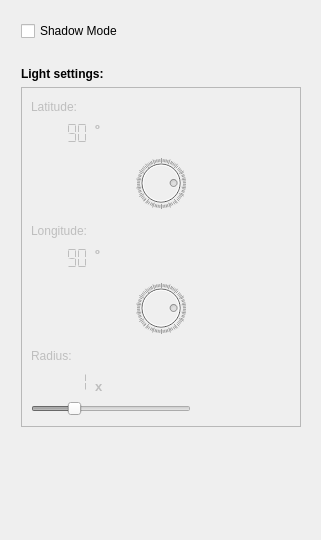
       <widget class="QWidget" name="shadowsTab">
        <attribute name="title">
         <string>Shadows</string>
        </attribute>
        <widget class="QWidget" name="verticalLayoutWidget_8">
         <property name="geometry">
          <rect>
           <x>10</x>
           <y>10</y>
           <width>302</width>
           <height>521</height>
          </rect>
         </property>
         <layout class="QVBoxLayout" name="submenuCountainer_3" stretch="0,0,0,0,0">
          <property name="margin">
           <number>11</number>
          </property>
          <item>
           <widget class="QCheckBox" name="shadowsBox">
            <property name="text">
             <string>Shadow Mode</string>
            </property>
           </widget>
          </item>
          <item>
           <spacer name="verticalSpacer_6">
            <property name="orientation">
             <enum>Qt::Vertical</enum>
            </property>
            <property name="sizeType">
             <enum>QSizePolicy::Minimum</enum>
            </property>
            <property name="sizeHint" stdset="0">
             <size>
              <width>20</width>
              <height>20</height>
             </size>
            </property>
           </spacer>
          </item>
          <item>
           <widget class="QLabel" name="lightSettingsLabel">
            <property name="font">
             <font>
              <weight>75</weight>
              <bold>true</bold>
             </font>
            </property>
            <property name="text">
             <string>Light settings:</string>
            </property>
           </widget>
          </item>
          <item>
           <widget class="QFrame" name="lightSettingsFrame">
            <property name="enabled">
             <bool>false</bool>
            </property>
            <property name="sizePolicy">
             <sizepolicy hsizetype="Preferred" vsizetype="Preferred">
              <horstretch>0</horstretch>
              <verstretch>0</verstretch>
             </sizepolicy>
            </property>
            <property name="minimumSize">
             <size>
              <width>280</width>
              <height>340</height>
             </size>
            </property>
            <property name="maximumSize">
             <size>
              <width>199</width>
              <height>340</height>
             </size>
            </property>
            <property name="frameShape">
             <enum>QFrame::StyledPanel</enum>
            </property>
            <property name="frameShadow">
             <enum>QFrame::Raised</enum>
            </property>
            <layout class="QVBoxLayout" name="verticalLayout">
             <item>
              <widget class="QLabel" name="latitudeLabel">
               <property name="sizePolicy">
                <sizepolicy hsizetype="Fixed" vsizetype="Preferred">
                 <horstretch>0</horstretch>
                 <verstretch>0</verstretch>
                </sizepolicy>
               </property>
               <property name="minimumSize">
                <size>
                 <width>71</width>
                 <height>16</height>
                </size>
               </property>
               <property name="text">
                <string>Latitude:</string>
               </property>
              </widget>
             </item>
             <item>
              <layout class="QHBoxLayout" name="horizontalLayout_2">
               <property name="spacing">
                <number>0</number>
               </property>
               <property name="margin">
                <number>0</number>
               </property>
               <item>
                <widget class="QLCDNumber" name="latitudeLCD">
                 <property name="frameShape">
                  <enum>QFrame::NoFrame</enum>
                 </property>
                 <property name="frameShadow">
                  <enum>QFrame::Plain</enum>
                 </property>
                 <property name="numDigits">
                  <number>5</number>
                 </property>
                 <property name="segmentStyle">
                  <enum>QLCDNumber::Flat</enum>
                 </property>
                 <property name="value" stdset="0">
                  <double>90.000000000000000</double>
                 </property>
                </widget>
               </item>
               <item>
                <widget class="QLabel" name="latitudeUnitLabel">
                 <property name="font">
                  <font>
                   <pointsize>10</pointsize>
                   <weight>75</weight>
                   <bold>true</bold>
                  </font>
                 </property>
                 <property name="text">
                  <string>º</string>
                 </property>
                 <property name="alignment">
                  <set>Qt::AlignLeading|Qt::AlignLeft|Qt::AlignTop</set>
                 </property>
                </widget>
               </item>
               <item>
                <spacer name="horizontalSpacer_3">
                 <property name="orientation">
                  <enum>Qt::Horizontal</enum>
                 </property>
                 <property name="sizeHint" stdset="0">
                  <size>
                   <width>200</width>
                   <height>20</height>
                  </size>
                 </property>
                </spacer>
               </item>
              </layout>
             </item>
             <item>
              <layout class="QHBoxLayout" name="horizontalLayout_5">
               <item>
                <spacer name="horizontalSpacer_2">
                 <property name="orientation">
                  <enum>Qt::Horizontal</enum>
                 </property>
                 <property name="sizeHint" stdset="0">
                  <size>
                   <width>40</width>
                   <height>20</height>
                  </size>
                 </property>
                </spacer>
               </item>
               <item>
                <widget class="QDial" name="dial_2">
                 <property name="sizePolicy">
                  <sizepolicy hsizetype="Fixed" vsizetype="Fixed">
                   <horstretch>0</horstretch>
                   <verstretch>0</verstretch>
                  </sizepolicy>
                 </property>
                 <property name="minimumSize">
                  <size>
                   <width>50</width>
                   <height>64</height>
                  </size>
                 </property>
                 <property name="maximumSize">
                  <size>
                   <width>50</width>
                   <height>64</height>
                  </size>
                 </property>
                 <property name="minimum">
                  <number>0</number>
                 </property>
                 <property name="maximum">
                  <number>360</number>
                 </property>
                 <property name="value">
                  <number>90</number>
                 </property>
                 <property name="invertedAppearance">
                  <bool>true</bool>
                 </property>
                 <property name="wrapping">
                  <bool>true</bool>
                 </property>
                 <property name="notchesVisible">
                  <bool>true</bool>
                 </property>
                </widget>
               </item>
               <item>
                <spacer name="horizontalSpacer_5">
                 <property name="orientation">
                  <enum>Qt::Horizontal</enum>
                 </property>
                 <property name="sizeHint" stdset="0">
                  <size>
                   <width>40</width>
                   <height>20</height>
                  </size>
                 </property>
                </spacer>
               </item>
              </layout>
             </item>
             <item>
              <widget class="QLabel" name="longitudeLabel">
               <property name="sizePolicy">
                <sizepolicy hsizetype="Fixed" vsizetype="Preferred">
                 <horstretch>0</horstretch>
                 <verstretch>0</verstretch>
                </sizepolicy>
               </property>
               <property name="minimumSize">
                <size>
                 <width>71</width>
                 <height>16</height>
                </size>
               </property>
               <property name="text">
                <string>Longitude:</string>
               </property>
              </widget>
             </item>
             <item>
              <layout class="QHBoxLayout" name="horizontalLayout_3">
               <property name="spacing">
                <number>0</number>
               </property>
               <property name="margin">
                <number>0</number>
               </property>
               <item>
                <widget class="QLCDNumber" name="longitudeLCD">
                 <property name="frameShape">
                  <enum>QFrame::NoFrame</enum>
                 </property>
                 <property name="frameShadow">
                  <enum>QFrame::Plain</enum>
                 </property>
                 <property name="numDigits">
                  <number>5</number>
                 </property>
                 <property name="segmentStyle">
                  <enum>QLCDNumber::Flat</enum>
                 </property>
                 <property name="value" stdset="0">
                  <double>90.000000000000000</double>
                 </property>
                </widget>
               </item>
               <item>
                <widget class="QLabel" name="longitudeUnitLabel">
                 <property name="font">
                  <font>
                   <pointsize>10</pointsize>
                   <weight>75</weight>
                   <bold>true</bold>
                  </font>
                 </property>
                 <property name="text">
                  <string>º</string>
                 </property>
                 <property name="alignment">
                  <set>Qt::AlignLeading|Qt::AlignLeft|Qt::AlignTop</set>
                 </property>
                </widget>
               </item>
               <item>
                <spacer name="horizontalSpacer_4">
                 <property name="orientation">
                  <enum>Qt::Horizontal</enum>
                 </property>
                 <property name="sizeHint" stdset="0">
                  <size>
                   <width>103</width>
                   <height>20</height>
                  </size>
                 </property>
                </spacer>
               </item>
              </layout>
             </item>
             <item>
              <layout class="QHBoxLayout" name="horizontalLayout_6">
               <item>
                <spacer name="horizontalSpacer_8">
                 <property name="orientation">
                  <enum>Qt::Horizontal</enum>
                 </property>
                 <property name="sizeHint" stdset="0">
                  <size>
                   <width>40</width>
                   <height>20</height>
                  </size>
                 </property>
                </spacer>
               </item>
               <item>
                <widget class="QDial" name="dial">
                 <property name="minimumSize">
                  <size>
                   <width>50</width>
                   <height>64</height>
                  </size>
                 </property>
                 <property name="maximumSize">
                  <size>
                   <width>50</width>
                   <height>64</height>
                  </size>
                 </property>
                 <property name="minimum">
                  <number>0</number>
                 </property>
                 <property name="maximum">
                  <number>360</number>
                 </property>
                 <property name="value">
                  <number>90</number>
                 </property>
                 <property name="invertedAppearance">
                  <bool>true</bool>
                 </property>
                 <property name="wrapping">
                  <bool>true</bool>
                 </property>
                 <property name="notchesVisible">
                  <bool>true</bool>
                 </property>
                </widget>
               </item>
               <item>
                <spacer name="horizontalSpacer_6">
                 <property name="orientation">
                  <enum>Qt::Horizontal</enum>
                 </property>
                 <property name="sizeHint" stdset="0">
                  <size>
                   <width>40</width>
                   <height>20</height>
                  </size>
                 </property>
                </spacer>
               </item>
              </layout>
             </item>
             <item>
              <widget class="QLabel" name="radiusLabel">
               <property name="sizePolicy">
                <sizepolicy hsizetype="Fixed" vsizetype="Preferred">
                 <horstretch>0</horstretch>
                 <verstretch>0</verstretch>
                </sizepolicy>
               </property>
               <property name="minimumSize">
                <size>
                 <width>71</width>
                 <height>16</height>
                </size>
               </property>
               <property name="text">
                <string>Radius:</string>
               </property>
              </widget>
             </item>
             <item>
              <layout class="QHBoxLayout" name="horizontalLayout_4">
               <property name="spacing">
                <number>0</number>
               </property>
               <property name="topMargin">
                <number>0</number>
               </property>
               <item>
                <widget class="QLCDNumber" name="radiusLCD">
                 <property name="frameShape">
                  <enum>QFrame::NoFrame</enum>
                 </property>
                 <property name="frameShadow">
                  <enum>QFrame::Plain</enum>
                 </property>
                 <property name="numDigits">
                  <number>5</number>
                 </property>
                 <property name="segmentStyle">
                  <enum>QLCDNumber::Flat</enum>
                 </property>
                 <property name="value" stdset="0">
                  <double>1.000000000000000</double>
                 </property>
                 <property name="intValue" stdset="0">
                  <number>1</number>
                 </property>
                </widget>
               </item>
               <item>
                <widget class="QLabel" name="radiusUnitLabel">
                 <property name="font">
                  <font>
                   <pointsize>10</pointsize>
                   <weight>75</weight>
                   <bold>true</bold>
                  </font>
                 </property>
                 <property name="text">
                  <string>x</string>
                 </property>
                 <property name="alignment">
                  <set>Qt::AlignBottom|Qt::AlignLeading|Qt::AlignLeft</set>
                 </property>
                </widget>
               </item>
               <item>
                <spacer name="horizontalSpacer_7">
                 <property name="orientation">
                  <enum>Qt::Horizontal</enum>
                 </property>
                 <property name="sizeHint" stdset="0">
                  <size>
                   <width>200</width>
                   <height>20</height>
                  </size>
                 </property>
                </spacer>
               </item>
              </layout>
             </item>
             <item>
              <widget class="QSlider" name="radiusSlider">
               <property name="sizePolicy">
                <sizepolicy hsizetype="Fixed" vsizetype="Fixed">
                 <horstretch>0</horstretch>
                 <verstretch>0</verstretch>
                </sizepolicy>
               </property>
               <property name="minimumSize">
                <size>
                 <width>160</width>
                 <height>17</height>
                </size>
               </property>
               <property name="maximumSize">
                <size>
                 <width>160</width>
                 <height>17</height>
                </size>
               </property>
               <property name="minimum">
                <number>0</number>
               </property>
               <property name="maximum">
                <number>400</number>
               </property>
               <property name="value">
                <number>100</number>
               </property>
               <property name="orientation">
                <enum>Qt::Horizontal</enum>
               </property>
               <property name="tickPosition">
                <enum>QSlider::NoTicks</enum>
               </property>
              </widget>
             </item>
            </layout>
           </widget>
          </item>
          <item>
           <spacer name="verticalSpacer_8">
            <property name="orientation">
             <enum>Qt::Vertical</enum>
            </property>
            <property name="sizeHint" stdset="0">
             <size>
              <width>20</width>
              <height>300</height>
             </size>
            </property>
           </spacer>
          </item>
         </layout>
        </widget>
       </widget>
